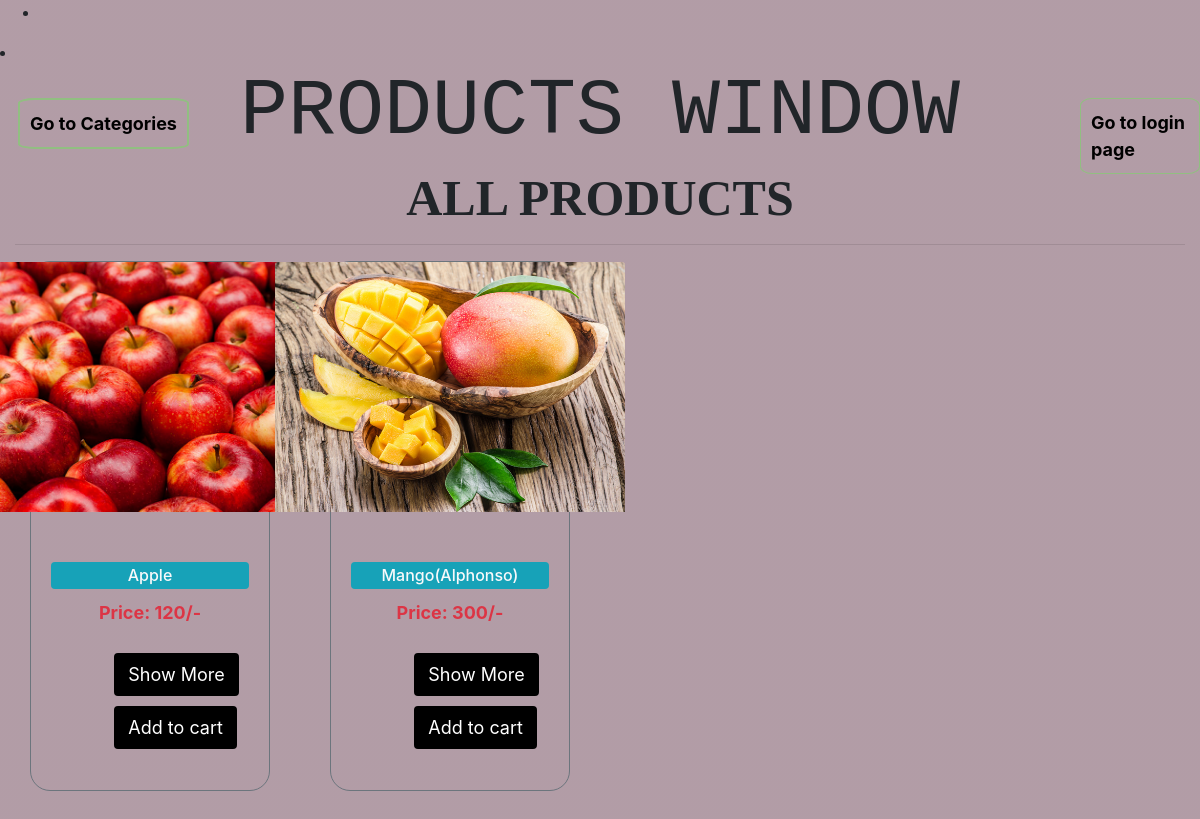
Page /productview.php on the committed database.
### tables this page shows
CREATE TABLE `products` (
  `ID` int(11) NOT NULL,
  `Cat_ID` int(50) NOT NULL,
  `Name` varchar(255) NOT NULL,
  `Description` varchar(255) NOT NULL,
  `Price` int(20) NOT NULL,
  `Image` varchar(255) NOT NULL,
  `Suppliers_ID` int(11) NOT NULL,
  `CreatedAt` date NOT NULL,
  `UpdatedAt` date NOT NULL,
  `Status` varchar(10) NOT NULL
);

### productview.php (the view, shortened to what this page needs)
<?php include("config.php"); ?>
<!DOCTYPE html>
<html lang="en">
<head>
	<link rel="stylesheet" type="text/css" href="style4.css">
<link rel="stylesheet" href="https://maxcdn.bootstrapcdn.com/bootstrap/4.5.2/css/bootstrap.min.css">
</head>
<body>
	<header>
		<div class="main">
 			<ul>
 				<li><a href="index2.html" style="font-size: 18px;
			text-decoration: none;
			color: #000;
			border-radius: 10%;
			padding: 10px 10px;
			border: 1px solid #91BF81;
			transition: 0.6s ease;
			position: absolute;
			left: 90%;
			top: 12%;
			float: right;"><b>Go to login page</b></a></div></li>
 				<li><a href="categories1.php" style="font-size: 18px;
			text-decoration: none;
			color: #000;
			border-radius: 10%;
			padding: 10px 10px;
			border: 2px solid #91BF81;
			transition: 0.6s ease;
			position: absolute;
			left: 1.5%;
			top: 12%;
			float: right;"><b>Go to Categories</b></a></li>
		<h3 class="text-center" id="textChange" style="font-size: 80px; font-family: Monospace;">PRODUCTS WINDOW</h3>
		<div class="container-fluid">
			<div class="row">
				<div class="col-lg-12">
					<h5 class="text-center" id="textChange" style="font-size: 50px; font-family: Fantasy;"><b>ALL PRODUCTS</b></h5>
					<hr>
					<div class="row" id="result">
						<?php
							$sql="SELECT * FROM products WHERE `status`='available'";
							$result=mysqli_query($dbcon,$sql);
							while($row = mysqli_fetch_array($result)) {
						?>
						<div class="col-md-3 mb-2">
							<div class="card-deck" style="width: 100%;
								display: flex;
								flex-wrap: wrap;
								justify-content: space-around;
								margin: auto;
								flex-basis: 48%;
								text-align: center;
								border-radius: 7px;
								margin-bottom: 20px;
								color: #fff;
								position: relative;">
								<div class="card border-secondary" style="width: 170px;height: 530px; background: transparent; border-radius: 20px;">
									<img src="<?= $row['Image'];?>" style="width: 350px;height: 250px; align-self: center;
									" class="card-img-top">
									<div class="card-img-overlay">
										<h6 style="margin-top: 280px;" class="text-light bg-info text-center rounded p-1"><?= $row['Name'];?></h6>
									</div>
									<div class="card-body">
										<h4 class="card-title text-danger"style="font-size: 18px;
											margin-top: 70px;"><b>Price: <?= number_format($row['Price']);?>/-</b></h4>
										<a href="vproduct.php?pid=<?php echo $row['ID']; ?>" class="btn" style="font-size: 18px;
											background: #000;
											text-decoration: none;
											border: 2px solid #000;
											color: #fff;
											transition: 0.6s ease;
											position: absolute;
											top:74%;
											left: 35%;
											float: right;">Show More</a>
										<a href="cart.php?id=<?php echo $row['ID']; ?>" class="btn" style="font-size: 18px;
											background: #000;
											text-decoration: none;
											border: 2px solid #000;
											color: #fff;
											transition: 0.6s ease;
											position: absolute;
											top:84%;
											left: 35%;
											float: right;">Add to cart</a>
									</div>
								</div>
							</div>
						</div>
					<?php } ?>
					</div>
				</div>
			</div>
		</div>
	</header>
</body>
</html>

### style4.css (style rules this page uses)
header { margin: 0; padding: 0; background: linear-gradient(rgba(0,0,0,0.3),rgba(0,0,0,0.3)),#FFE0EE; }

### rows in the picture
products: Image (picture), Name "Apple", Price "120"
products: Image (picture), Name "Mango(Alphonso)", Price "300"
